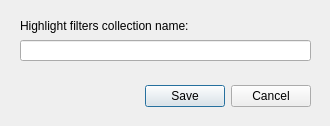
<?xml version="1.0" encoding="UTF-8"?>
<ui version="4.0">
 <class>SaveFilterDialog</class>
 <widget class="QDialog" name="SaveFilterDialog">
  <property name="geometry">
   <rect>
    <x>0</x>
    <y>0</y>
    <width>330</width>
    <height>126</height>
   </rect>
  </property>
  <property name="sizePolicy">
   <sizepolicy hsizetype="Fixed" vsizetype="Fixed">
    <horstretch>0</horstretch>
    <verstretch>0</verstretch>
   </sizepolicy>
  </property>
  <property name="minimumSize">
   <size>
    <width>330</width>
    <height>126</height>
   </size>
  </property>
  <property name="maximumSize">
   <size>
    <width>330</width>
    <height>126</height>
   </size>
  </property>
  <property name="windowTitle">
   <string>Save Filters</string>
  </property>
  <widget class="QDialogButtonBox" name="buttonBox">
   <property name="geometry">
    <rect>
     <x>20</x>
     <y>80</y>
     <width>291</width>
     <height>32</height>
    </rect>
   </property>
   <property name="orientation">
    <enum>Qt::Horizontal</enum>
   </property>
   <property name="standardButtons">
    <set>QDialogButtonBox::Cancel|QDialogButtonBox::Save</set>
   </property>
  </widget>
  <widget class="QLineEdit" name="lineEdit">
   <property name="geometry">
    <rect>
     <x>20</x>
     <y>40</y>
     <width>291</width>
     <height>21</height>
    </rect>
   </property>
   <property name="toolTip">
    <string>Use alphanumeric characters, underscores, dashes, periods, and spaces.</string>
   </property>
   <property name="maxLength">
    <number>100</number>
   </property>
  </widget>
  <widget class="QLabel" name="label">
   <property name="geometry">
    <rect>
     <x>20</x>
     <y>10</y>
     <width>291</width>
     <height>31</height>
    </rect>
   </property>
   <property name="text">
    <string>Highlight filters collection name:</string>
   </property>
   <property name="textFormat">
    <enum>Qt::AutoText</enum>
   </property>
  </widget>
 </widget>
 <resources/>
 <connections>
  <connection>
   <sender>buttonBox</sender>
   <signal>rejected()</signal>
   <receiver>SaveFilterDialog</receiver>
   <slot>reject()</slot>
   <hints>
    <hint type="sourcelabel">
     <x>316</x>
     <y>260</y>
    </hint>
    <hint type="destinationlabel">
     <x>286</x>
     <y>274</y>
    </hint>
   </hints>
  </connection>
 </connections>
</ui>
